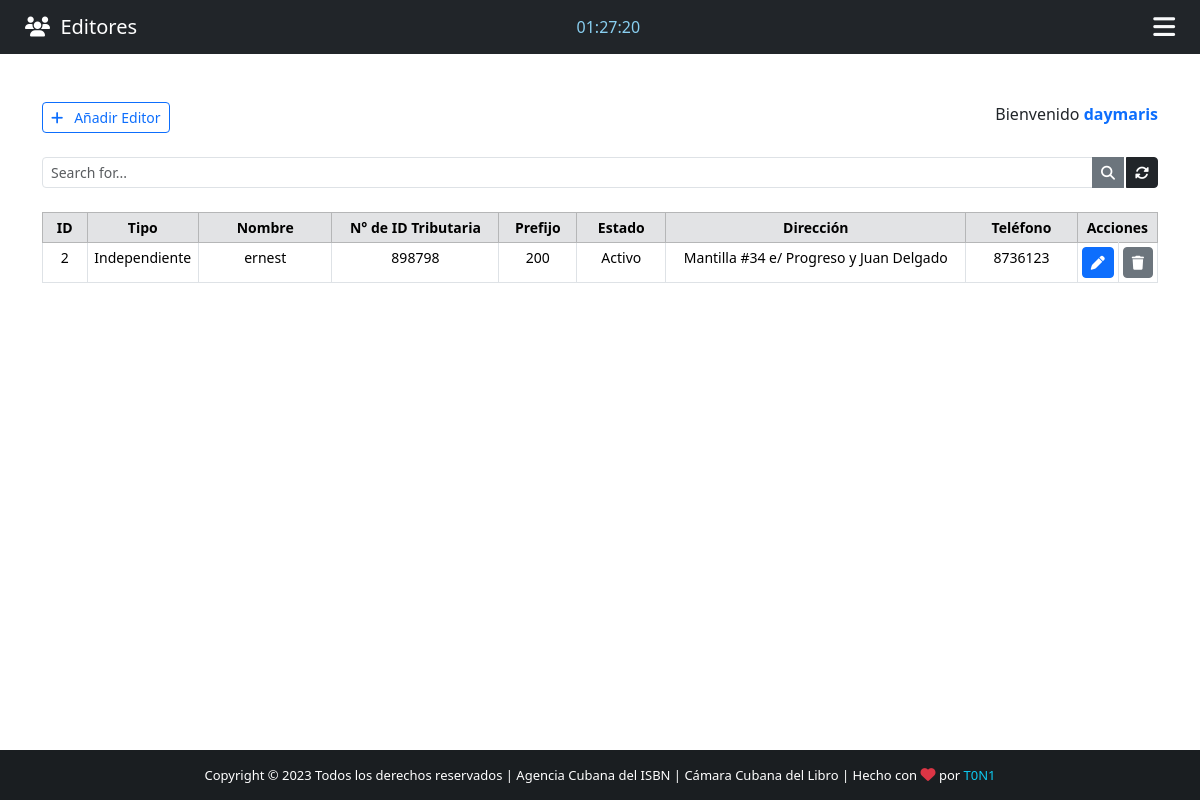
Page /backend/ (signed in) on the committed database.
### App/models.py (models this page shows, shortened)
class Editor(models.Model):
    COMPANY_EDITOR = 'C'
    EDITOR_INDEPENDIENTE = 'I'
    TYPE = {
        (COMPANY_EDITOR, 'Compañia'),
        (EDITOR_INDEPENDIENTE, 'Independiente'),
    }
    user = models.OneToOneField(User, on_delete=models.CASCADE)
    phone = models.CharField(max_length=20)
    id = models.IntegerField(primary_key=True)
    age = models.PositiveSmallIntegerField(validators=[MaxValueValidator(120), MinValueValidator(18)],
                                           null=True, blank=True)
    prefijo = models.ForeignKey(Prefijo, on_delete=models.PROTECT)
    type = models.CharField(max_length=100, null=True, choices=TYPE)
    image_profile = models.ImageField(upload_to="profile", null=True, default="profile_default.png")
    note = models.TextField(blank=True)
    directions = models.CharField(max_length=150)
    id_tribute = models.PositiveBigIntegerField()
    state = models.BooleanField(default=True)
    class Meta:
        verbose_name_plural = "editores"

class Prefijo(models.Model):
    EDITOR_PREFIJO = 'E'
    PUBLICACION_MUSICAL_PREFIJO = "PM"
    TYPE = {
        (EDITOR_PREFIJO, 'Editor'),
        (PUBLICACION_MUSICAL_PREFIJO, "Publicacion Musical")
    }
    value = models.PositiveSmallIntegerField()
    lote = models.CharField(max_length=7)
    tipo = models.CharField(max_length=20, choices=TYPE)
    rango = models.ForeignKey(Rango_Prefijo, on_delete=models.PROTECT)
    class Meta:
        verbose_name_plural = "prefijos"
    def __str__(self):
        return f'{self.value}'

### App/views.py (the view)
# urls.py: path('backend/', views.backend_editores, name="backend_editores"),
@cache_control(no_cache=True, must_revalidate=True, no_store=True)
@login_required(login_url="login")
def backend_editores(request):
    if 'q' in request.GET:
        q = request.GET['q']
        all_editor_list = Editor.objects.filter(
            Q(user__username__icontains=q) | Q(user__email__icontains=q) | Q(directions__icontains=q) |
            Q(note__icontains=q) | Q(user__first_name__icontains=q)
        ).order_by('-user__date_joined')
        if q.isnumeric():
            all_editor_list = Editor.objects.filter(Q(age=q) | Q(phone__contains=q) |
                                                    Q(id_tribute=q)).order_by('-user__date_joined')
    else:
        all_editor_list = Editor.objects.all().order_by('-user__date_joined')
    paginator = Paginator(all_editor_list, 4)
    page = request.GET.get('page')
    all_editor = paginator.get_page(page)
    return render(request, 'backend.html', {"editores": all_editor})

### App/templates/backend.html (shortened to what this page needs)
{% extends 'base.html' %}
{% block time %}
    <div class="col-sm">
        <span style="color: #89cff0; align-content: center" id="clock"></span>
    </div>
{% endblock time %}
{% block navbar-content %}
    <i class="fas fa-users"></i>&nbsp;&nbsp;Editores
{% endblock navbar-content %}
{% block content %}
    {% if request.user.especialista %}
        <div class="container">
            <br><br>
            <div class="d-flex justify-content-between">
                {% block btn-add %}
                    <a href="{% url 'add_editor' %}" class="btn btn-outline-primary btn-sm"><i class="fas fa-plus"></i>&nbsp;&nbsp; Añadir Editor</a>
                {% endblock %}
                <span>
                    Bienvenido <strong><span class="text-primary">{{ user.get_username }}</span></strong>
                </span>
            </div>
            <form>
                <div class="input-group input-group-sm mb-3 mt-4">
                    <input name="q" type="text" class="form-control" placeholder="Search for..." value="{{ request.GET.q }}">
                    <button class="btn btn-secondary"><i class="fas fa-search"></i></button>
                    <a href="{% url 'backend_editores' %}" class="btn btn-dark" style="margin-left: 2px"><i class="fas fa-sync-alt"></i></a>
                </div>
            </form>
            <div style="text-align: center;">
                <table class="table table-bordered table-sm mt-4" style="text-align: center; font-size: 14px;">
                    <thead class="table-secondary">
                        <tr>
                            {% block title-table %}
                                <th style="width: 4%">ID</th>
                                <th style="width: 10%">Tipo</th>
                                <th style="width: 12%">Nombre</th>
                                <th style="width: 15%">N&deg; de ID Tributaria</th>
                                <th style="width: 7%">Prefijo</th>
                                <th style="width: 8%">Estado</th>
                                <th style="width: 27%">Dirección</th>
                                <th style="width: 10%">Teléfono</th>
                                <th  colspan="2">Acciones</th>
                            {% endblock title-table %}
                        </tr>
                    </thead>
                    {% block for-data-table %}
                        {% for editor in editores %}
                            <tr id="chk_td">
                                <td>{{ editor.id }}</td>
                                {% if editor.type  == 'I' %}
                                    <td>Independiente</td>
                                {% else %}
                                    <td>Empresa</td>
                                {% endif %}
                                <td>{{ editor.user }}</td>
                                <td>{{ editor.id_tribute }}</td>
                                <td>{{ editor.prefijo }}</td>
                                {% if editor.user.is_active %}
                                    <td>Activo</td>
                                {% else %}
                                    <td>Inactivo</td>
                                {% endif %}
                                <td>{{ editor.directions }}</td>
                                <td>{{ editor.phone }}</td>
                                <td>
                                    <a href="/editor/{{ editor.id }}" class="btn btn-sm btn-primary " title="Edit Editor">
                                        <i class="fas fa-pen"></i>
                                    </a>
                                </td>
                                <td>
                                    <a class="btn btn-sm btn-secondary" title="Delete Editor" data-bs-toggle="modal" data-bs-target="#deleteModal{{ editor.pk }}">
                                        <i class="fas fa-trash"></i>
                                    </a>
                                </td>
                            </tr>
                        {% endfor %}
                    {% endblock for-data-table %}
                </table>
            </div>
        </div>
    {% else %}
        <span class="text-danger" >Access Denied</span>
    {% endif %}
{% endblock content %}

### App/static/css/style.css (style rules this page uses)
html, body { height: 100%; margin: 0; max-width: 100%; overflow: hidden; }

### rows in the picture
Editor: id "2", type "Independiente", user "ernest", id_tribute "898798", prefijo "200", shows "Activo", directions "Mantilla #34 e/ Progreso y Juan Delgado", phone "8736123"

### other values in the picture
{{ user.get_username }} "daymaris"
